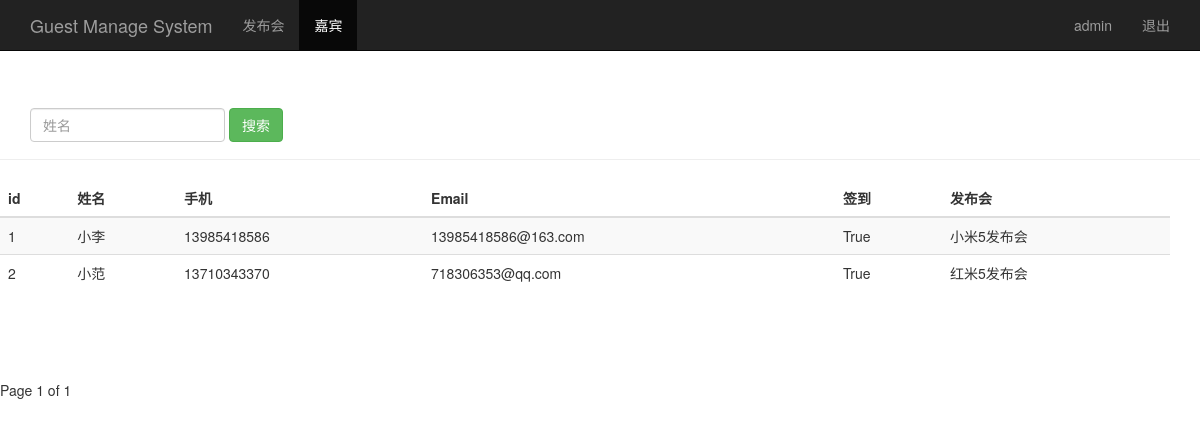
The page /guest_manage/ (signed in) on the database its author committed.
### sign/models.py (models this page shows, shortened)
class Guest(models.Model):
    event =models.ForeignKey(Event)
    realname= models.CharField(max_length=64)
    phone = models.CharField(max_length=16)
    email = models.EmailField()
    sign = models.BooleanField()
    create_time = models.DateTimeField(auto_now=True)
    class Meta:
        unique_together = ("event","phone")

class Event(models.Model):
    name = models.CharField(max_length=100)
    limit =models.IntegerField()
    status = models.BooleanField()
    address = models.CharField(max_length=200)
    start_time= models.DateTimeField('event time')
    create_time = models.DateTimeField(auto_now=True)
    def __str__(self):
        return self.name

### sign/views.py (the view)
# urls.py: url(r'^guest_manage/',views.guest_manage),
@login_required
def guest_manage(request):
    username = request.session.get('user','')
    guest_list = Guest.objects.all()
    paginator = Paginator(guest_list,3)
    page = request.GET.get('page')
    try:
        contacts = paginator.page(page)
    except PageNotAnInteger:
        contacts = paginator.page(1)
    except EmptyPage:
        contacts = paginator.page(paginator.num_pages)
    return render(request, "guest_manage.html", {"user": username, "guests": contacts})

### sign/templates/guest_manage.html (shortened to what this page needs)
<!DOCTYPE html>
<html lang="zh_CN">
<head>
    {% load bootstrap3 %}
    {% bootstrap_css %}
</head>
<body role="document">
    <nav class="navbar navbar-inverse navbar-fixed-top">
        <div class="container">
            <div class="navbar-header">
                <a class="navbar-brand" href="/event_manage/">Guest Manage System
                </a>
            </div>
            <div id="navbar" class="collapse navbar-collapse">
                <ul class="nav navbar-nav">
                    <li><a href="/event_manage/">发布会</a></li>
                    <li class="active"><a href="#">嘉宾</a></li>
                </ul>
                <ul class="nav navbar-nav navbar-right">
                    <li><a href="#">{{user}}</a></li>
                    <li><a href="/logout/">退出</a></li>
                </ul>
            </div>
        </div>
    </nav>
    <div class="page-header" style="padding-top:60px;">
        <div id="navbar" class="navbar-collapse collapse">
            <form class="navbar-form" method="get" action="/search_realname/">
                <div class="form-group">
                    <input name="realname" type="text" placeholder="姓名" class="form-control">
                </div>
                <button type="submit" class="btn btn-success">搜索</button>
            </form>
        </div>
    </div>
    <div class="row" style="padding-top;">
        <div class="col-md-6"style="width:100%;position:absolute;">
            <table class="table table-striped">
                <thead>
                <tr>
                    <th>id</th><th>姓名</th><th>手机</th><th>Email</th><th>签到</th><th>发布会</th>
                </tr>
                </thead>
                <tbody>
                {% for guest in guests %}
                <tr>
                    <td>{{ guest.id }}</td>
                    <td>{{ guest.realname }}</td>
                    <td>{{ guest.phone }}</td>
                    <td>{{ guest.email }}</td>
                    <td>{{ guest.sign }}</td>
                    <td>{{ guest.event }}</td>
                </tr>
                {% endfor %}
                </tbody>
            </table>
        </div>
    </div>
    <div class="pagonation"style="padding-top:200px">
        <span class="step-links">
            <span class="current">
                Page {{ guests.number }} of {{ guests.paginator.num_pages }}
            </span>
        </span>
    </div>
</body>
</html>

### rows shown on the page
Guest: id "1", realname "小李", phone "13985418586", email "13985418586@163.com", sign "True", event "小米5发布会"
Guest: id "2", realname "小范", phone "13710343370", email "718306353@qq.com", sign "True", event "红米5发布会"

### other values the page prints
{{ user }} "admin"
{{ guests.number }} "1"
{{ guests.paginator.num_pages }} "1"
